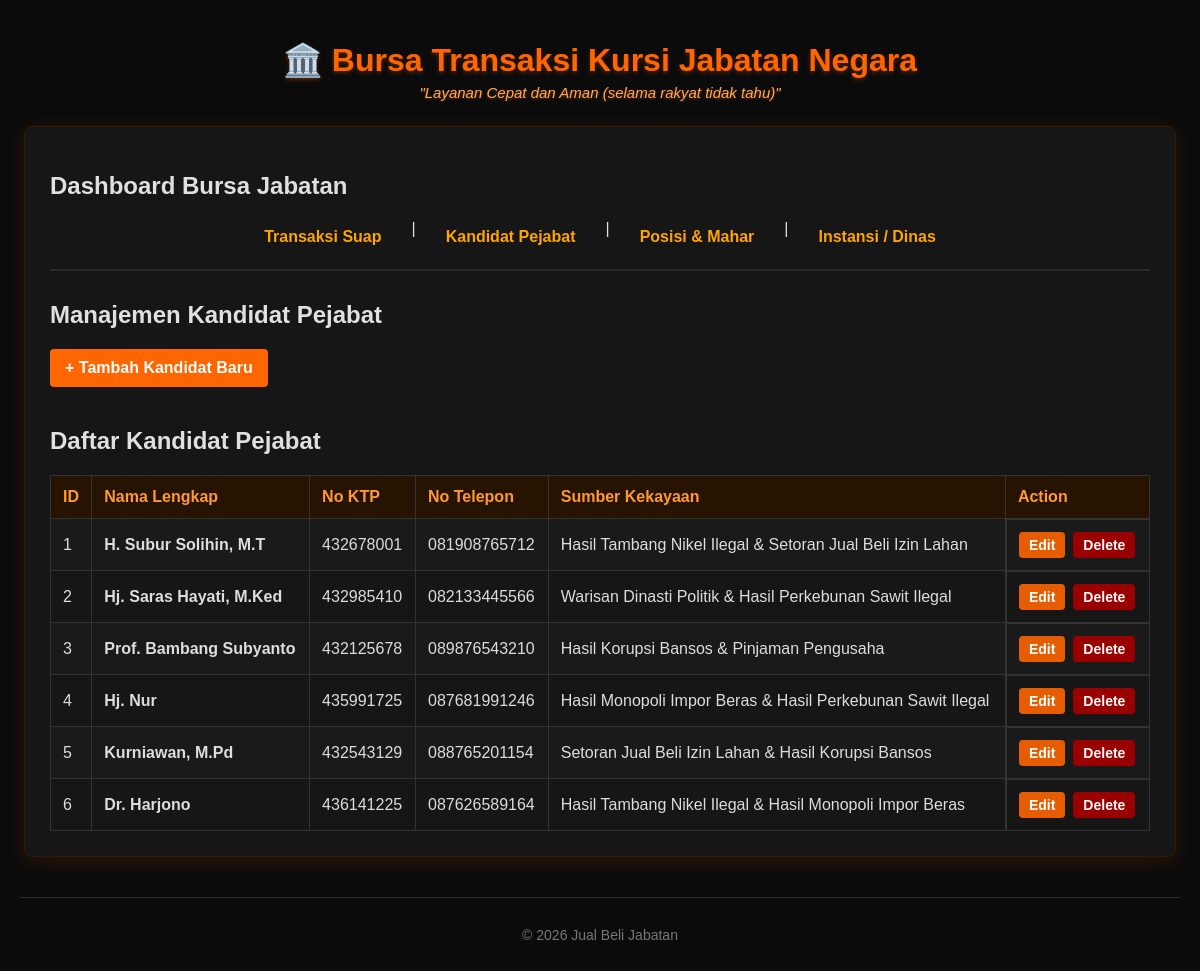
Page /?page=candidates on the committed database.
### tables this page shows
CREATE TABLE `candidates` (
  `id` int NOT NULL,
  `name` varchar(200) NOT NULL,
  `no_ktp` varchar(20) NOT NULL,
  `no_phone` varchar(20) NOT NULL,
  `wealth_source` varchar(255) NOT NULL
);

### config/db.php (called while the page is built, shortened)
<?php
class Database {
    private $host = "localhost";
    private $username = "root";
    private $password = "";
    private $dbname = "db_jualbeli";
    public function __construct() {
        try {
            $this->conn = new PDO("mysql:host=$this->host;dbname=$this->dbname", $this->username,$this->password);
        }
        catch (PDOException $e) {
            echo "Connection failed: " . $e->getMessage();
        }
    }
}
?>

### class/Candidate.php (called while the page is built, shortened)
<?php
require_once 'config/db.php';
class Candidate {
    private $db;
    public function __construct() {
        $this->db = (new Database())->conn;
    }
    public function getAllCandidates() {
        $stmt = $this->db->query("SELECT * FROM candidates ORDER BY id ASC");
        return $stmt->fetchAll(PDO::FETCH_ASSOC);
    }
}
?>

### view/candidates.php (the view, shortened to what this page needs)
<h2>Manajemen Kandidat Pejabat</h2>
<?php if (!isset($_GET['action'])): ?>
    <a href="index.php?page=candidates&action=add" class="btn btn-primary">+ Tambah Kandidat Baru</a>
<?php endif; ?>
<h2>Daftar Kandidat Pejabat</h2>
<table>
    <tr>
        <th>ID</th>
        <th>Nama Lengkap</th>
        <th>No KTP</th>
        <th>No Telepon</th>
        <th>Sumber Kekayaan</th>
        <th>Action</th>
    </tr>
    <?php foreach ($candidate->getAllCandidates() as $c): ?>
    <tr>
        <td><?= $c['id'] ?></td>
        <td><strong><?= htmlspecialchars($c['name']) ?></strong></td>
        <td><?= htmlspecialchars($c['no_ktp']) ?></td>
        <td><?= htmlspecialchars($c['no_phone']) ?></td>
        <td><?= htmlspecialchars($c['wealth_source']) ?></td>
        <td class="table-actions">
            <a href="index.php?page=candidates&action=edit&id=<?= $c['id'] ?>" class="btn btn-warning">Edit</a>
            <a href="index.php?page=candidates&action=delete&id=<?= $c['id'] ?>" class="btn btn-danger" onclick="return confirm('Apakah Anda yakin ingin menghapus kandidat ini?')">Delete</a>
        </td>
    </tr>
    <?php endforeach; ?>
</table>

### style.css (style rules this page uses)
body { font-family: Arial, sans-serif; background-color: #0b0b0b; color: #e0e0e0; margin: 0; padding: 20px; }
.btn { padding: 10px 15px; border: none; border-radius: 4px; cursor: pointer; font-weight: bold; text-decoration: none; display: inline-block; }
.btn-primary { background-color: #ff6600; color: white; margin-bottom: 20px; }
.btn-warning { background-color: #e65c00; color: white; padding: 5px 10px; font-size: 14px; }
.btn-danger { background-color: #990000; color: white; padding: 5px 10px; font-size: 14px; }
table { width: 100%; border-collapse: collapse; margin-top: 15px; }
table th, table td { border: 1px solid #333; padding: 12px; text-align: left; color: #ddd; }
table th { background-color: #261300; color: #ff9933; }
table tr:nth-child(even) { background-color: #1a1a1a; }
.table-actions { display: flex; gap: 8px; }

### rows in the picture
candidates: id "1", name "H. Subur Solihin, M.T", no_ktp "432678001", no_phone "081908765712", wealth_source "Hasil Tambang Nikel Ilegal & Setoran Jual Beli Izin Lahan"
candidates: id "2", name "Hj. Saras Hayati, M.Ked", no_ktp "432985410", no_phone "082133445566", wealth_source "Warisan Dinasti Politik & Hasil Perkebunan Sawit Ilegal"
candidates: id "3", name "Prof. Bambang Subyanto", no_ktp "432125678", no_phone "089876543210", wealth_source "Hasil Korupsi Bansos & Pinjaman Pengusaha"
candidates: id "4", name "Hj. Nur", no_ktp "435991725", no_phone "087681991246", wealth_source "Hasil Monopoli Impor Beras & Hasil Perkebunan Sawit Ilegal"
candidates: id "5", name "Kurniawan, M.Pd", no_ktp "432543129", no_phone "088765201154", wealth_source "Setoran Jual Beli Izin Lahan & Hasil Korupsi Bansos"
candidates: id "6", name "Dr. Harjono", no_ktp "436141225", no_phone "087626589164", wealth_source "Hasil Tambang Nikel Ilegal & Hasil Monopoli Impor Beras"
